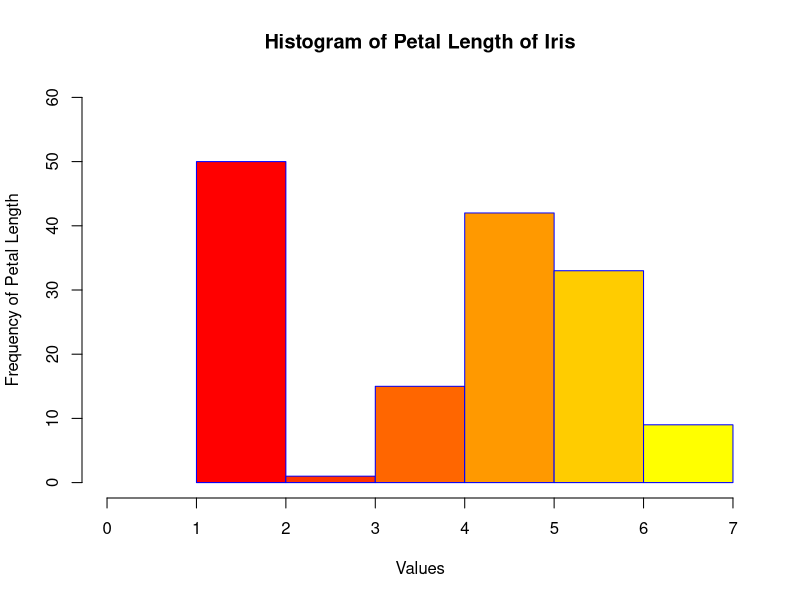
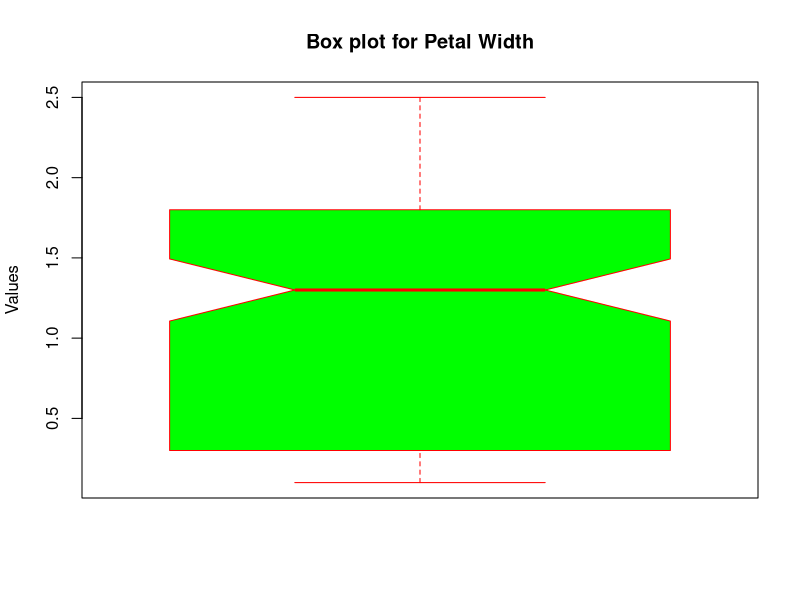
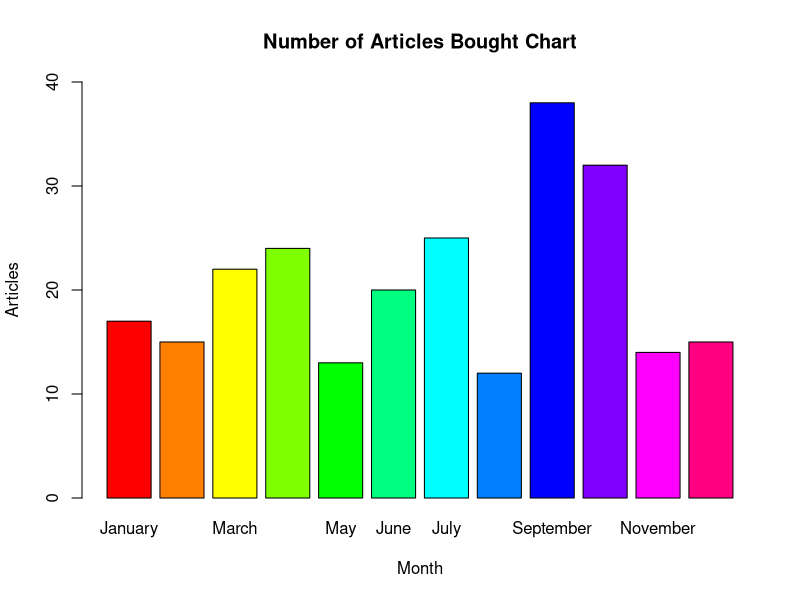
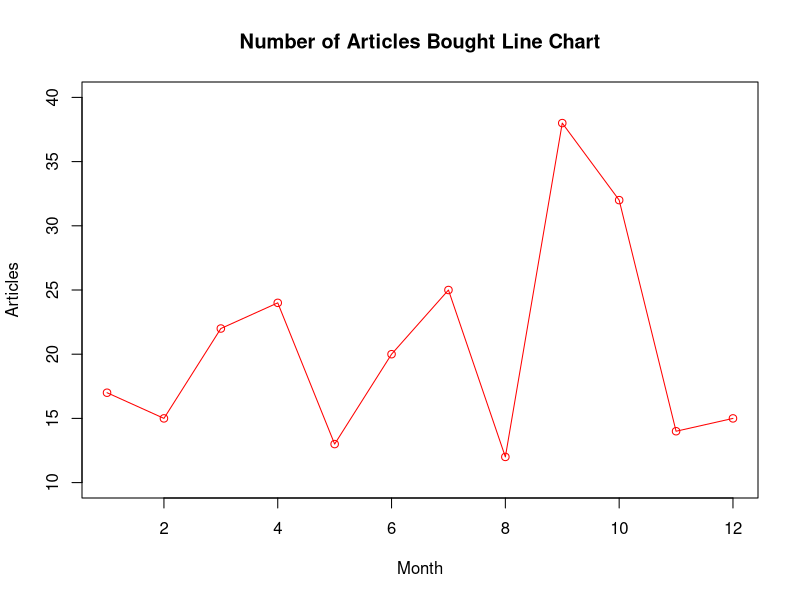
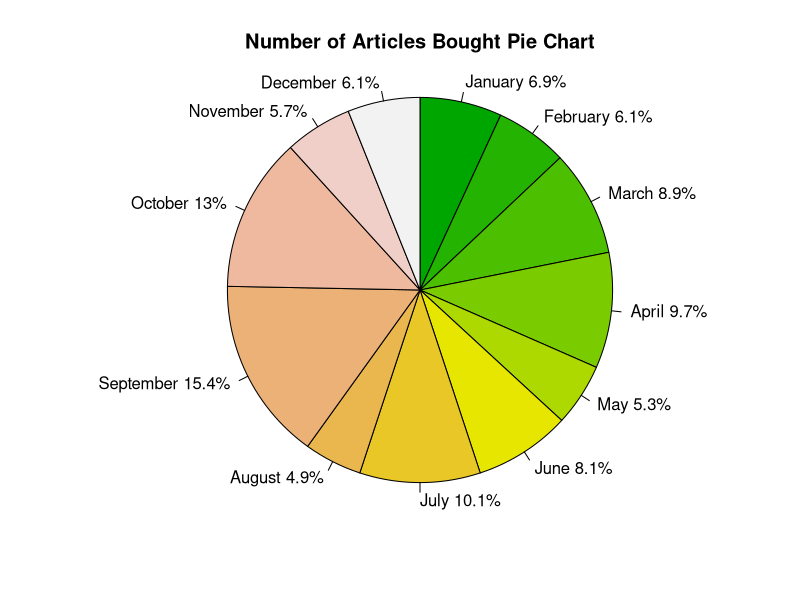
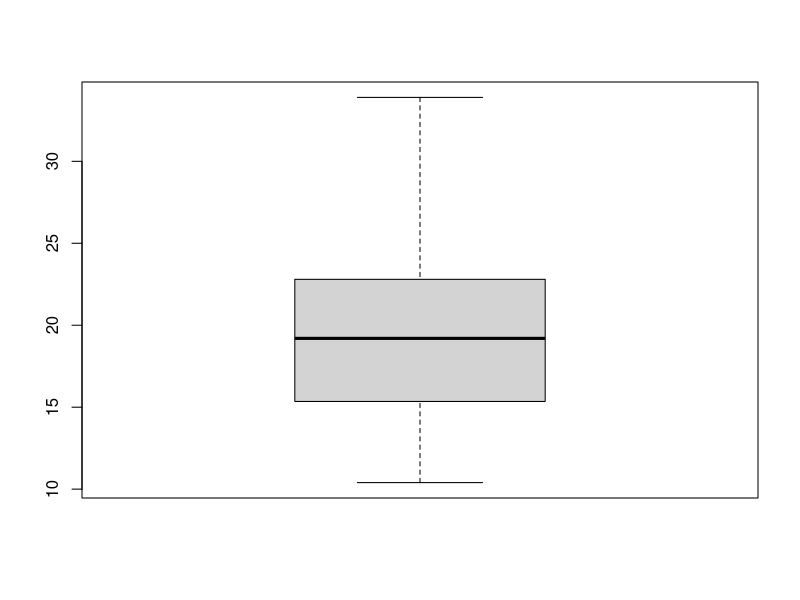
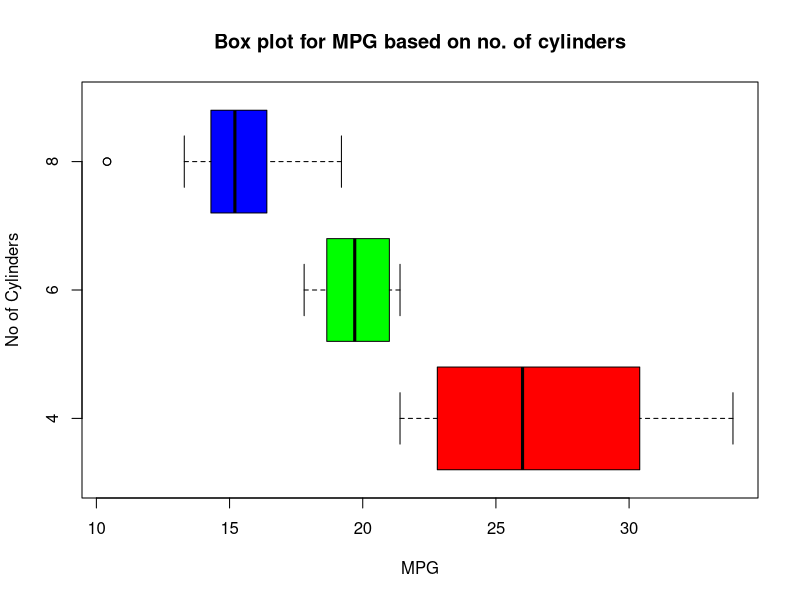

Here is the R script that generated these plots, in order:
#1
#a)
data(iris)
str(iris)
#b)
head(iris, 5)
#c)
summary(iris)
#d)
hist(iris$Petal.Length, main = "Histogram of Petal Length of Iris", xlab = "Values", ylab = "Frequency of Petal Length", xlim = c(0,7), ylim = c(0,60),breaks = 7, col = heat.colors(7), border = "blue" )
#e)
boxplot(iris$Petal.Width, main = "Box plot for Petal Width", ylab="Values", col="green", border = "red", notch = TRUE, varwidth = TRUE )

#2
#a)
x<-c(17,15,22,24,13,20,25,12,38,32,14,15)
y<-c("January","February","March","April","May","June","July","August","September","October","November","December")
barplot(x, main = "Number of Articles Bought Chart", xlab = "Month", ylab = "Articles",names.arg = y,  col = rainbow(length(x)), ylim = c(0,40))
plot(x, type = "o", col = "red", main = "Number of Articles Bought Line Chart",xlab = "Month", ylab = "Articles", ylim = c(10,40) )
#b)
piepercent<-round(100*x/sum(x), 1)
lbls<-paste(paste(y,piepercent), "%", sep="")
pie(x, main = "Number of Articles Bought Pie Chart", clockwise = TRUE,labels = lbls,radius = 1, col = terrain.colors(length(x)) )

#3
data(mtcars)
str(mtcars)
boxplot(mtcars$mpg)
#a)
boxplot(mtcars$mpg~mtcars$cyl, main = "Box plot for MPG based on no. of cylinders",xlab = "MPG", ylab = "No of Cylinders", horizontal = TRUE, col = c("red","green","blue") )
